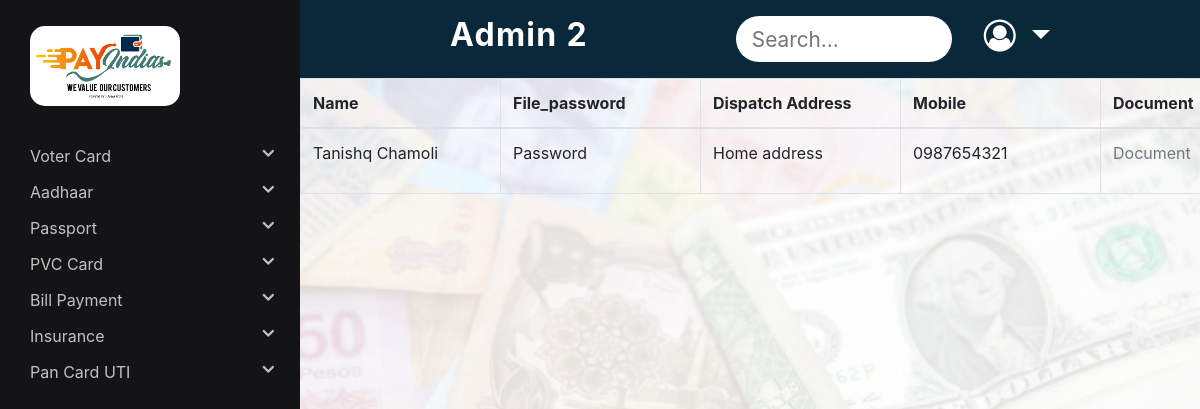
The page /Admin/pvcCardPending.php (signed in) on the database its author committed.
### tables this page shows
CREATE TABLE `pvc_card` (
  `id` int(11) NOT NULL,
  `cname` varchar(100) NOT NULL,
  `fpass` varchar(100) NOT NULL,
  `dispatch_address` varchar(600) NOT NULL,
  `mobile` varchar(20) NOT NULL,
  `document` varchar(100) NOT NULL,
  `status` varchar(20) NOT NULL DEFAULT 'false',
  `r_id` varchar(100) NOT NULL
);

### Admin/pvcCardPending.php (the view, shortened to what this page needs)
<?php
$conn = mysqli_connect('localhost', 'root', '', 'payindia');
$sql = "SELECT * FROM pvc_card where status='false'";
$result = mysqli_query($conn, $sql);
$ans = mysqli_fetch_all($result, MYSQLI_ASSOC);
?>
<!DOCTYPE html>
<html lang="en">
<head>
	<link rel="stylesheet" href="https://cdnjs.cloudflare.com/ajax/libs/font-awesome/4.7.0/css/font-awesome.min.css">
	<link rel="stylesheet" href="https://maxcdn.bootstrapcdn.com/bootstrap/4.5.2/css/bootstrap.min.css">
	<link rel="stylesheet" type="text/css" href="../Distributor/style.css">
</head>
<body>
	<?php include("sidenav2.php"); ?>
	<?php include("navbar2.php"); ?>
	<div class="col-12 padding-sidenav pr-md-0 main-index">
		<div class="table-responsive">
			<?php if (sizeof($ans) > 0) { ?>
				<table class="table table-bordered" id="datatable">
					<thead>
						<tr>
							<th scope="col">Name</th>
							<th scope="col">File_password</th>
							<th scope="col">Dispatch Address</th>
							<th scope="col">Mobile</th>
							<th scope="col">Document</th>
						</tr>
					</thead>
					<?php
					for ($x = 0; $x < sizeof($ans); $x++) {
					?>
						<tbody>
							<tr>
								<td>
									<p><?php echo $ans[$x]['cname']; ?></p>
								</td>
								<td>
									<p><?php echo $ans[$x]['fpass']; ?></p>
								</td>
								<td>
									<p><?php echo $ans[$x]['dispatch_address']; ?></p>
								</td>
								<td>
									<p><?php echo $ans[$x]['mobile']; ?></p>
								</td>
								<td>
									<p><a href="../uploads/<?php echo $ans[$x]['document']; ?>">Document</a></p>
								</td>
							</tr>
					<?php
					}
				} else {
					echo "<h2>There is no data</h2>";
				}
					?>
						</tbody>
				</table>
		</div>
	</div>
</body>
</html>

### Distributor/style.css (style rules this page uses)
body { height: 100vh; width: 100vw; background: url('../images/commonBG.jpeg') no-repeat; background-position: center center; background-attachment: fixed; background-size: cover; }
body { background-color: #ededed; }
.main-index { padding-bottom: 3rem; z-index: 50; }
@media (min-width: 768px) { .padding-sidenav { padding-left: 300px !important; } }
a { color: #72787e !important; text-decoration: none; background-color: transparent; }
tr, th { min-width: 200px; }

### rows shown on the page
pvc_card: cname "Tanishq Chamoli", fpass "Password", dispatch_address "Home address", mobile "0987654321"
